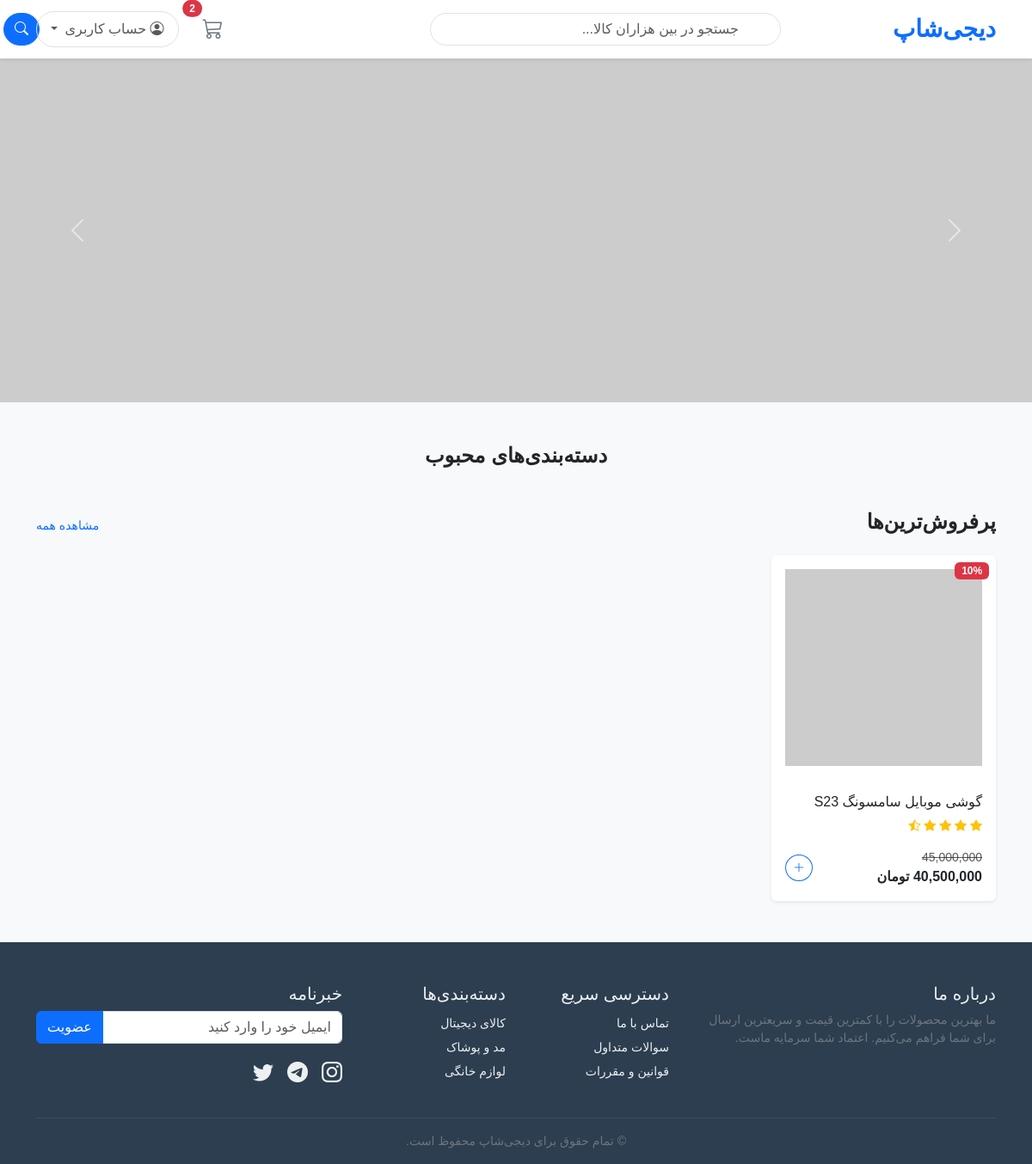
The app's page / (signed in), older data.
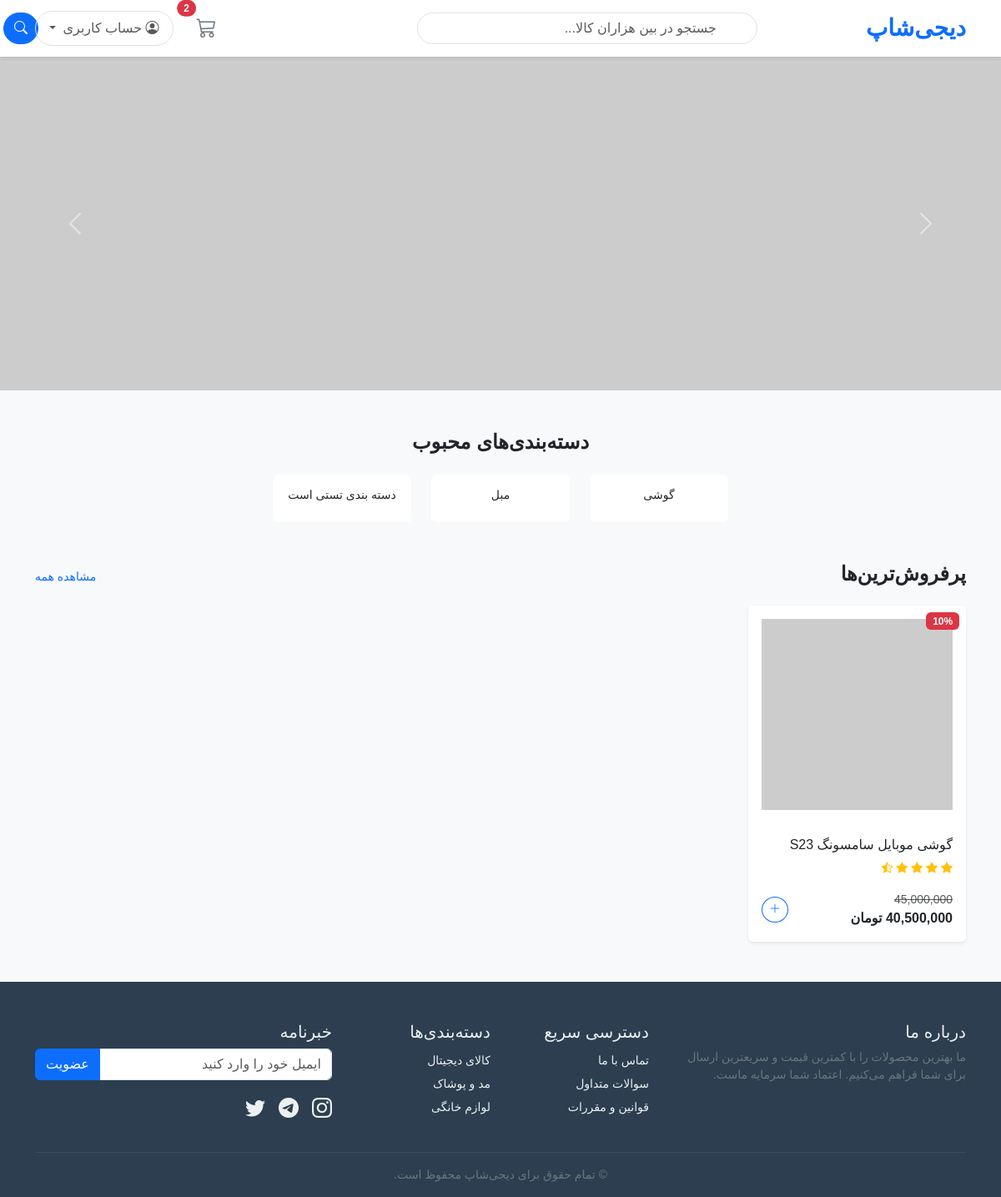
The same page, newer data.
### app/models.py (models this page shows, shortened)
class Category(models.Model):
    title = models.CharField(max_length=100)

### app/views.py (the view)
# urls.py: 2. Add a URL to urlpatterns:  path('', views.home, name='home')
@login_required(login_url='otp_request')
def home(request):
    categories = models.Category.objects.all()
    context = {'categories': categories}
    return render(request, 'home/home.html' , context)

### templates/home/home.html (shortened to what this page needs)
{% extends 'base.html' %}
{% block content %}
<div id="mainCarousel" class="carousel slide mb-5" data-bs-ride="carousel">
    <div class="carousel-inner">
        <div class="carousel-item active">
            <img src="https://via.placeholder.com/1200x400/34495e/ecf0f1?text=جشنواره+تابستانه" class="d-block w-100" alt="...">
        </div>
    </div>
    <button class="carousel-control-prev" type="button" data-bs-target="#mainCarousel" data-bs-slide="prev">
        <span class="carousel-control-prev-icon"></span>
    </button>
    <button class="carousel-control-next" type="button" data-bs-target="#mainCarousel" data-bs-slide="next">
        <span class="carousel-control-next-icon"></span>
    </button>
</div>
<div class="container">
    <div class="text-center mb-5">
        <h4 class="fw-bold mb-4">دسته‌بندی‌های محبوب</h4>
        <div class="row justify-content-center g-4">
            {% for category in categories %}
            <div class="col-6 col-md-2">
                <a href="#" class="d-block text-center hover-shadow p-3 rounded bg-white">
                    <h6 class="text-dark small">{{ category.title }}</h6>
                </a>
            </div>
            {% endfor %}
        </div>
    </div>
    <div class="d-flex justify-content-between align-items-center mb-3">
        <h4 class="fw-bold">پرفروش‌ترین‌ها</h4>
        <a href="{% url 'product_list' %}" class="text-primary small">مشاهده همه</a>
    </div>
    <div class="row row-cols-1 row-cols-md-4 g-4 mb-5">
        <div class="col">
            <div class="card h-100 border-0 shadow-sm product-card">
                <span class="badge bg-danger position-absolute top-0 start-0 m-2">10%</span>
                <img src="https://via.placeholder.com/300" class="card-img-top p-3" alt="...">
                <div class="card-body">
                    <h5 class="card-title fs-6">گوشی موبایل سامسونگ S23</h5>
                    <div class="text-warning small mb-2">
                        <i class="bi bi-star-fill"></i>
                        <i class="bi bi-star-fill"></i>
                        <i class="bi bi-star-fill"></i>
                        <i class="bi bi-star-fill"></i>
                        <i class="bi bi-star-half"></i>
                    </div>
                    <div class="d-flex justify-content-between align-items-center mt-3">
                        <div>
                            <small class="text-decoration-line-through text-muted d-block">45,000,000</small>
                            <span class="fw-bold text-dark">40,500,000 تومان</span>
                        </div>
                        <a href="{% url 'product_detail' 1 %}" class="btn btn-outline-primary btn-sm rounded-circle">
                            <i class="bi bi-plus-lg"></i>
                        </a>
                    </div>
                </div>
            </div>
        </div>
    </div>
</div>
{% endblock %}

### templates/base.html (shortened to what this page needs)
<!DOCTYPE html>
<html lang="fa" dir="rtl">
<head>
    <link rel="stylesheet" href="https://cdn.jsdelivr.net/npm/bootstrap@5.3.0/dist/css/bootstrap.rtl.min.css">
    <link rel="stylesheet" href="https://cdn.jsdelivr.net/npm/bootstrap-icons@1.10.0/font/bootstrap-icons.css">
    <link href="https://cdn.jsdelivr.net/gh/rastikerdar/vazirmatn@v33.003/Vazirmatn-font-face.css" rel="stylesheet" type="text/css" />
</head>
<body>
    <nav class="navbar navbar-expand-lg navbar-light bg-white shadow-sm sticky-top">
        <div class="container">
            <a class="navbar-brand fw-bold text-primary fs-3" href="{% url 'home' %}">دیجی‌شاپ</a>
            <div class="collapse navbar-collapse" id="navbarContent">
                <form class="d-flex mx-auto col-lg-5 my-2 my-lg-0">
                    <input class="form-control ps-5 rounded-pill" type="search" placeholder="جستجو در بین هزاران کالا...">
                    <button class="btn btn-primary rounded-pill position-absolute end-0 me-1" style="margin-right: -40px;" type="submit">
                        <i class="bi bi-search"></i>
                    </button>
                </form>
                <ul class="navbar-nav ms-auto mb-2 mb-lg-0 align-items-center gap-3">
                    <li class="nav-item">
                        <a href="{% url 'cart' %}" class="btn btn-outline-secondary position-relative border-0">
                            <i class="bi bi-cart3 fs-4"></i>
                            <span class="position-absolute top-0 start-100 translate-middle badge rounded-pill bg-danger">
                                2
                            </span>
                        </a>
                    </li>
                    <li class="nav-item dropdown">
                        <a class="nav-link dropdown-toggle border rounded-pill px-3" href="#" role="button" data-bs-toggle="dropdown">
                            <i class="bi bi-person-circle"></i> حساب کاربری
                        </a>
                    </li>
                </ul>
            </div>
        </div>
    </nav>
    <main class="min-vh-100">
        {% block content %}
        {% endblock %}
    </main>
    <footer class="pt-5 pb-3 mt-5">
        <div class="container">
            <div class="row g-4">
                <div class="col-md-4">
                    <h5>درباره ما</h5>
                    <p class="text-secondary small">ما بهترین محصولات را با کمترین قیمت و سریعترین ارسال برای شما فراهم می‌کنیم. اعتماد شما سرمایه ماست.</p>
                </div>
                <div class="col-md-2">
                    <h5>دسترسی سریع</h5>
                    <ul class="list-unstyled small lh-lg">
                        <li><a href="#">تماس با ما</a></li>
                        <li><a href="#">سوالات متداول</a></li>
                        <li><a href="#">قوانین و مقررات</a></li>
                    </ul>
                </div>
                <div class="col-md-2">
                    <h5>دسته‌بندی‌ها</h5>
                    <ul class="list-unstyled small lh-lg">
                        <li><a href="#">کالای دیجیتال</a></li>
                        <li><a href="#">مد و پوشاک</a></li>
                        <li><a href="#">لوازم خانگی</a></li>
                    </ul>
                </div>
                <div class="col-md-4">
                    <h5>خبرنامه</h5>
                    <div class="input-group mb-3">
                        <input type="text" class="form-control" placeholder="ایمیل خود را وارد کنید">
                        <button class="btn btn-primary" type="button">عضویت</button>
                    </div>
                    <div class="fs-4 d-flex gap-3">
                        <i class="bi bi-instagram"></i>
                        <i class="bi bi-telegram"></i>
                        <i class="bi bi-twitter"></i>
                    </div>
                </div>
            </div>
            <hr class="border-secondary mt-4">
            <div class="text-center small text-secondary">
                © تمام حقوق برای دیجی‌شاپ محفوظ است.
            </div>
        </div>
    </footer>
</body>
</html>

### templates/base.html (style rules this page uses)
body { font-family: 'Vazirmatn', sans-serif; background-color: #f8f9fa; }
a { text-decoration: none; color: inherit; }
footer { background-color: #2c3e50; color: #ecf0f1; }

Row changes from the older to the newer data that the page shows:
added Category: title "گوشی"
added Category: title "مبل"
added Category: title "دسته بندی تستی است"
